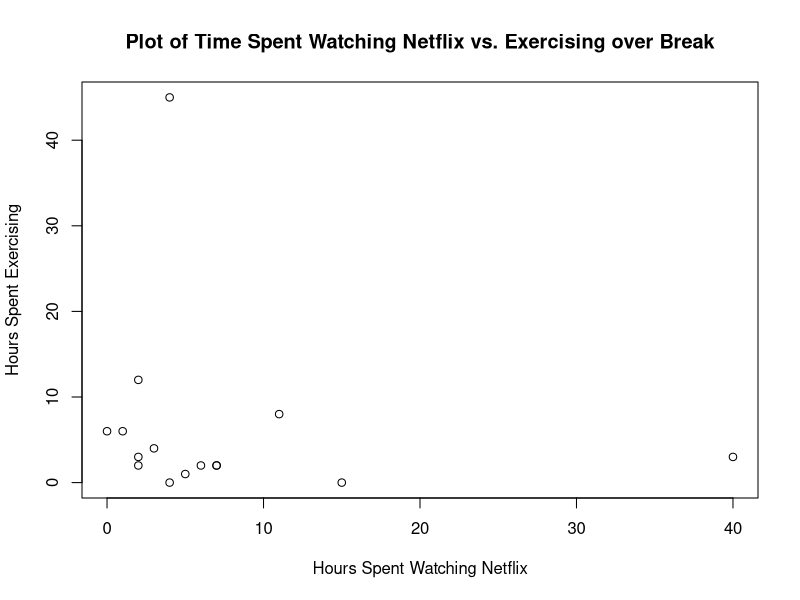

Here is the R script that generated this plot:
## ---- chunk 1
netflix <- c(2, 6, 1, 7, 2, 4, 11, 40, 7, 0, 3, 4, 5, 2, 15)
exercise <- c(2, 2, 6, 2, 12, 45, 8, 3, 2, 6, 4, 0, 1, 3, 0)
## ---- chunk 2
length(netflix)
length(exercise)
## ---- chunk 3
mean(netflix, na.rm = TRUE) # use the argument na.rm = TRUE to ignore missing values 
mean(exercise, na.rm = TRUE)
## ---- chunk 4
netflix
exercise
## ---- chunk 5
median(exercise, na.rm = TRUE)
median(netflix, na.rm = TRUE)
## ---- chunk 6
table(netflix)
## ---- chunk 7
sort(table(exercise))
## ---- chunk 8
mean(exercise, na.rm = TRUE)
## ---- chunk 9
exercise - mean(exercise, na.rm = TRUE)
## ---- chunk 10
diffs <- exercise - mean(exercise, na.rm = TRUE)
## ---- chunk 11
diffs_sq <- diffs^2
## ---- chunk 12
sum(diffs_sq)/(length(exercise) - 1)
## ---- chunk 13
var(exercise, na.rm = TRUE)
## ---- chunk 14
ex_var <- var(exercise, na.rm = TRUE)
sqrt(ex_var)
## ---- chunk 15
sd(exercise, na.rm = TRUE)
## ---- chunk 16
df <- data.frame(Netflix = netflix, 
                 Exercise = exercise, 
                 stringsAsFactors = FALSE) 
df
## ---- chunk 17
head(df)
## ---- chunk 18
tail(df)
## ---- chunk 19
#| fig-width: 12
#| fig-height: 6
#| fig-dpi: 300
#| fig-align: "center"

plot(df$Netflix, df$Exercise, xlab = "Hours Spent Watching Netflix", #changes the x-axis label
     ylab = "Hours Spent Exercising", # changes the y-axis label
     main = "Plot of Time Spent Watching Netflix vs. Exercising over Break") # gives your plot a title
## ---- chunk 20
diff_nfx <- df$Netflix - mean(df$Netflix, na.rm = TRUE)
diff_ex <- df$Exercise - mean(df$Exercise, na.rm = TRUE)
# you can check this is right -- the differences will sum to 0 (or very close to it)
sum(diff_ex)
## ---- chunk 21
mult_diffs <- diff_nfx * diff_ex
## ---- chunk 22
sum_diffs <- sum(mult_diffs, na.rm = TRUE)
## ---- chunk 23
cov_NetEx <- sum_diffs/14
cov_NetEx
## ---- chunk 24
cov_NetEx_2 <- cov(df$Netflix, df$Exercise, use = "complete.obs")
cov_NetEx_2
## ---- chunk 25
sd_N <- sd(df$Netflix, na.rm = TRUE)
sd_E <- sd(df$Exercise, na.rm = TRUE)
## ---- chunk 26
cov_NetEx/(sd_N*sd_E)
## ---- chunk 27
cor(df$Netflix, df$Exercise, use = "complete.obs")
## ---- chunk 28
cor(df$Netflix, df$Exercise, use = "complete.obs")
## ---- chunk 29
cor_estimate <- cor(df$Netflix, df$Exercise, use = "complete.obs")
sample_size <- nrow(df)
## ---- chunk 30
cor_se <- sqrt((1 - cor_estimate^2) / (sample_size - 2))
## ---- chunk 31
t_stat <- cor_estimate / cor_se
## ---- chunk 32
2 * pt(t_stat, df = sample_size - 2, lower.tail = FALSE)
## ---- chunk 33
cor.test(df$Netflix, df$Exercise, method = "pearson")
